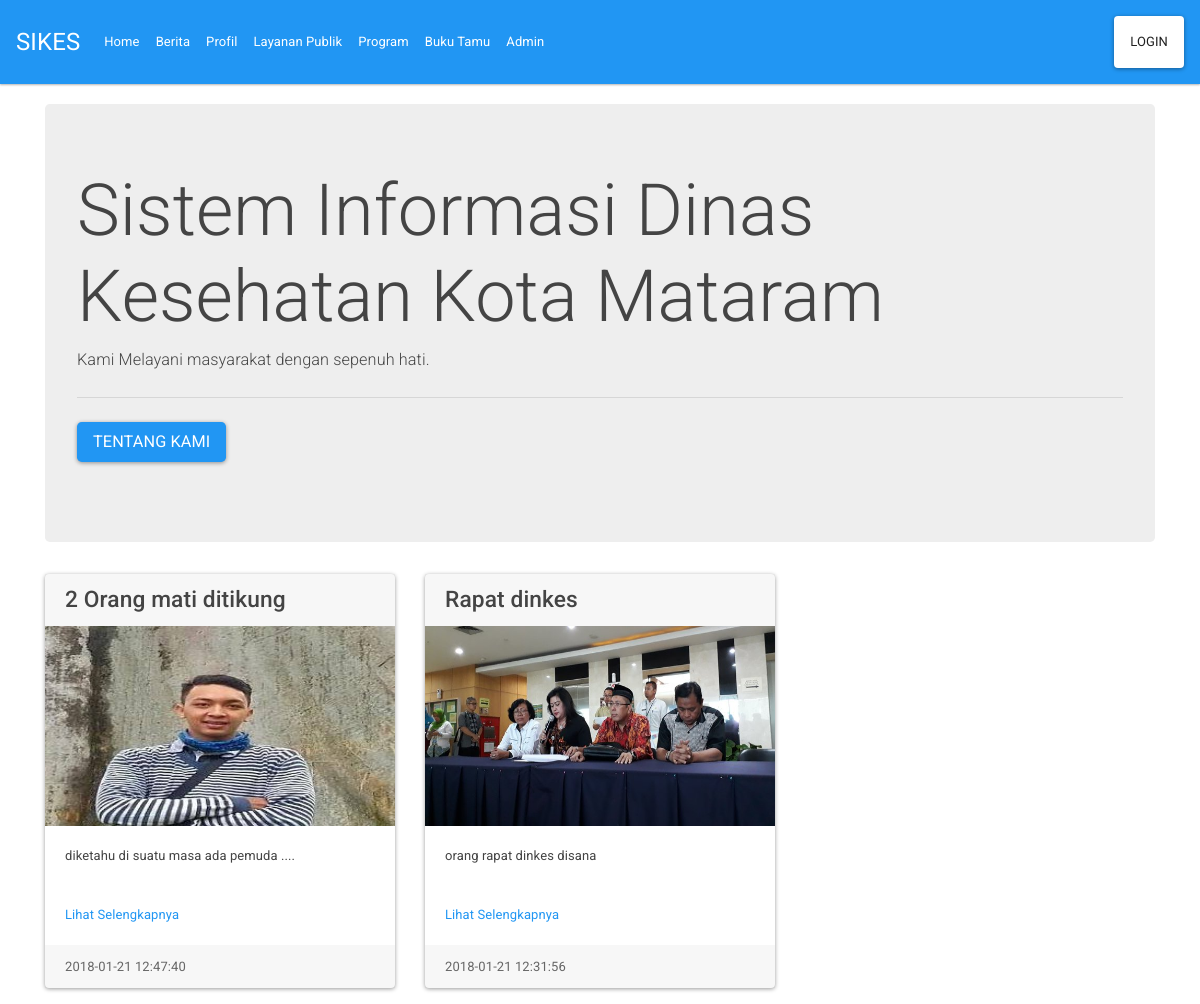
The page / on the database its author committed.
### tables this page shows
CREATE TABLE `berita` (
  `id_berita` int(11) NOT NULL,
  `judul_berita` varchar(30) NOT NULL,
  `isi_berita` text NOT NULL,
  `gambar_berita` varchar(100) NOT NULL,
  `tanggal_berita` timestamp NOT NULL DEFAULT CURRENT_TIMESTAMP ON UPDATE CURRENT_TIMESTAMP
);

### index.php (the view)
<?php
  include 'partials/head.php';
  include 'database/koneksi.php';
?>
  <div class="row">
    <div class="container">
      <div class="space">
        <div class="jumbotron">
          <h1 class="display-3">Sistem Informasi Dinas Kesehatan Kota Mataram</h1>
          <p class="lead">Kami Melayani masyarakat dengan sepenuh hati.</p>
          <hr class="my-4">
          <p class="lead">
            <a class="btn btn-primary btn-lg" href="profil.php" role="button">Tentang Kami</a>
          </p>
        </div>
      </div>
    </div>
  </div>
  <div class="row">
    <div class="container">
    <div class="row">
      <?php
        $query = mysqli_query($konek,"SELECT * FROM berita");
        while($data=mysqli_fetch_object($query)) {
       ?>
      <div class="col-sm-4">
        <div class="card mb-3">
          <h3 class="card-header"><?php echo $data->judul_berita; ?></h3>
          <img style="height: 200px; width: 100%; display: block;" src="<?php echo $data->gambar_berita; ?>" alt="Card image">
          <div class="card-body">
            <p class="card-text"><?php echo $data->isi_berita; ?></p>
          </div>
          <div class="card-body">
            <a href="detail_berita.php?id=<?php echo $data->id_berita ?>" class="card-link">Lihat Selengkapnya</a>
          </div>
          <div class="card-footer text-muted">
            <?php echo $data->tanggal_berita; ?>
          </div>
        </div>
      </div>
      <?php } ?>
    </div>
    </div>
  </div>
<?php include 'partials/footer.php'; ?>

### partials/head.php (shortened to what this page needs)
<!DOCTYPE html>
<html>
<head>
  <link rel="stylesheet" href="https://cdnjs.cloudflare.com/ajax/libs/font-awesome/4.7.0/css/font-awesome.min.css">
  <link rel="stylesheet" type="text/css" href="assets/css/bootstrap.min.css">
</head>
<body>
  <?php if(isset($_SESSION['username'])) { ?>
    <nav class="navbar navbar-expand-lg navbar-dark bg-dark">
  <?php } else { ?>
    <nav class="navbar navbar-expand-lg navbar-dark bg-primary">
  <?php } ?>
    <a class="navbar-brand" href="index.php">SIKES</a>
    <div class="collapse navbar-collapse" id="navbarColor01">
      <ul class="navbar-nav mr-auto">
        <li class="nav-item active">
          <a class="nav-link" href="index.php">Home <span class="sr-only">(current)</span></a>
        </li>
          <li class="nav-item active">
            <a class="nav-link" href="berita.php">Berita</a>
          </li>
        <li class="nav-item active">
          <a class="nav-link" href="profil.php">Profil</a>
        </li>
        <li class="nav-item active">
          <a class="nav-link" href="#">Layanan Publik</a>
        </li>
        <li class="nav-item active">
          <a class="nav-link" href="#">Program</a>
        </li>
        <li class="nav-item active">
          <a class="nav-link" href="buku_tamu.php">Buku Tamu</a>
        </li>
        <li class="nav-item active">
          <a class="nav-link" href="admin.php">Admin</a>
        </li>
      </ul>
      <?php if(isset($_SESSION['username'])) { ?>
        <p class="my-2 my-sm-0 text-white">Selamat datang, <?php echo $_SESSION['username']; ?></p>
        <p class="my-2 my-sm-0 text-black"> .....  </p>
        <a class="btn btn-secondary my-2 my-sm-0" href="logout.php" >Logout</a>
      <?php } else { ?>
        <button type="button" class="btn btn-secondary my-2 my-sm-0" data-toggle="modal" data-target="#myModal" >Login</button>
      <?php } ?>
    </div>
  </nav>

### partials/footer.php (shortened to what this page needs)
</body>
</html>

### partials/head.php (style rules this page uses)
.jumbotron { background-size: cover; width: 100%; }
.space { margin-top: 20px; }

### rows shown on the page
berita: judul_berita "2 Orang mati ditikung", gambar_berita (picture), isi_berita "diketahu di suatu masa ada pemuda ....", tanggal_berita "2018-01-21 12:47:40"
berita: judul_berita "Rapat dinkes", gambar_berita (picture), isi_berita "orang rapat dinkes disana", tanggal_berita "2018-01-21 12:31:56"
